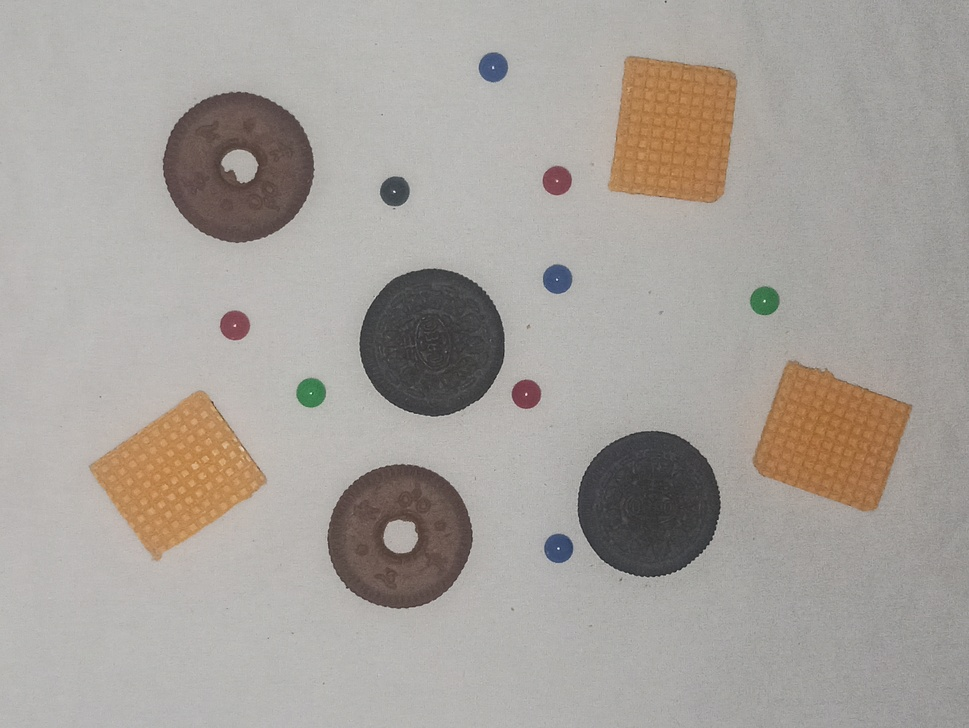
#> input picture Retos/Reto2-segmentacion-de-objetos/IMG_20240227_220027.jpg, 969 x 728 px, shrunk from 4624 x 3472 before the run, found by its file name
$ jupyter execute 'TIA 2  Segmentación de objetos.ipynb'
#> lines starting #> are read from the running program, lines starting #| are printed output that depends on the picture; after the words box and inside, x2 and y2 are one past the last pixel; in counts of white or black regions, pixels touching at a corner belong together
[cell 1]
#Connexión drive
from google.colab import drive
drive.mount('/content/drive')

[cell 2]
#librerías
import cv2
import numpy as np
import matplotlib.pyplot as plt

[cell 3]
#Cargando la imagen
Ruta = r'/content/drive/MyDrive/Semestre 8/ReconocimientoDePatrones/TIAS/IMG_20240227_220027.jpg'
Img = cv2.imread(Ruta)
#> Img is the input picture: shape (728, 969, 3); mean B, G, R 155.2, 160.8, 166.4
print('imagen de entrada')
plt.imshow(Img[:,:,[2,1,0]].astype('uint8'),vmin=0, vmax=255)
plt.colorbar()
plt.show()

**Análisis de canales para segmentación**

[cell 4]
#Extracción de canales HSV
ImgHsv = cv2.cvtColor(Img,cv2.COLOR_BGR2HSV)
#> ImgHsv: shape (728, 969, 3); mean H, S, V 24.3, 18.9, 166.8
Hue = ImgHsv[:,:,0]
Saturation = ImgHsv[:,:,1]
Value = ImgHsv[:,:,2]

# Extracción de canales RGB
Red = Img[:,:,2]
Green = Img[:,:,1]
Blue = Img[:,:,0]
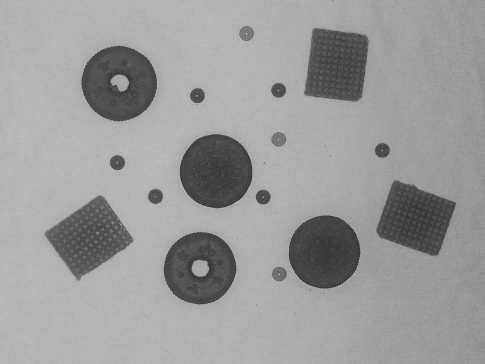
#> Blue: shape (728, 969) (shown at 1/2 size); min 22, max 255, mean 155.2

Gray = cv2.cvtColor(Img, cv2.COLOR_BGR2GRAY)

[cell 5]
# Imagen comparativa
filas, columnas = 2, 4
fig, axs = plt.subplots(filas, columnas, figsize=(15, 15))

titulos = ['Original', 'Rojo', 'Verde', 'Azul', 'Gris', 'Hue', 'Saturation', 'Value']
imagenes = [Img[:,:,[2,1,0]], Red, Green, Blue, Gray, Hue, Saturation, Value]
vmin_values = [ 0, 0, 0, 0, 0, 0, 0, 0]
vmax_values = [255, 255, 255, 255, 255, 179, 255, 255]
cmaps = [None,'gray','gray','gray','gray','hsv','gray','gray']

for i, (imagen, vmin, vmax, titulo, cmap) in enumerate(zip(imagenes, vmin_values, vmax_values, titulos, cmaps)):
    ax = axs[i // columnas, i % columnas]  # Calcular la posición de la subtrama
    im = ax.imshow(imagen.astype('uint8'), cmap=cmap, vmin=vmin, vmax=vmax)
    ax.set_title(titulo)
    fig.colorbar(im, ax=ax, shrink=0.3)  # Ajustar el tamaño del colorbar para que coincida con el tamaño de la subtrama
#> this loop made 8 passes
#> (vmax, titulo, cmap) on passes 1 to 8: (255, 'Original', None), (255, 'Rojo', 'gray'), (255, 'Verde', 'gray'), (255, 'Azul', 'gray'), (255, 'Gris', 'gray'), (179, 'Hue', 'hsv'), (255, 'Saturation', 'gray'), (255, 'Value', 'gray')

plt.tight_layout()
plt.show()

[cell 6]
#Segmentación de fondo
[fi, ci, chi] = Img.shape

##1. Debo crear una imagen con pixeles en ceros
MascaraNoFondo = np.zeros((fi,ci))

##2. Del análisis de la imagen comparativa, concluyo que el fondo se compone de los pixeles con una saturación < 80
##   Entonces para tener la imagen sin fondo necesito saturation < 90, este es mi "Máscara/Filtro"
MascaraNoFondo = Blue < 130
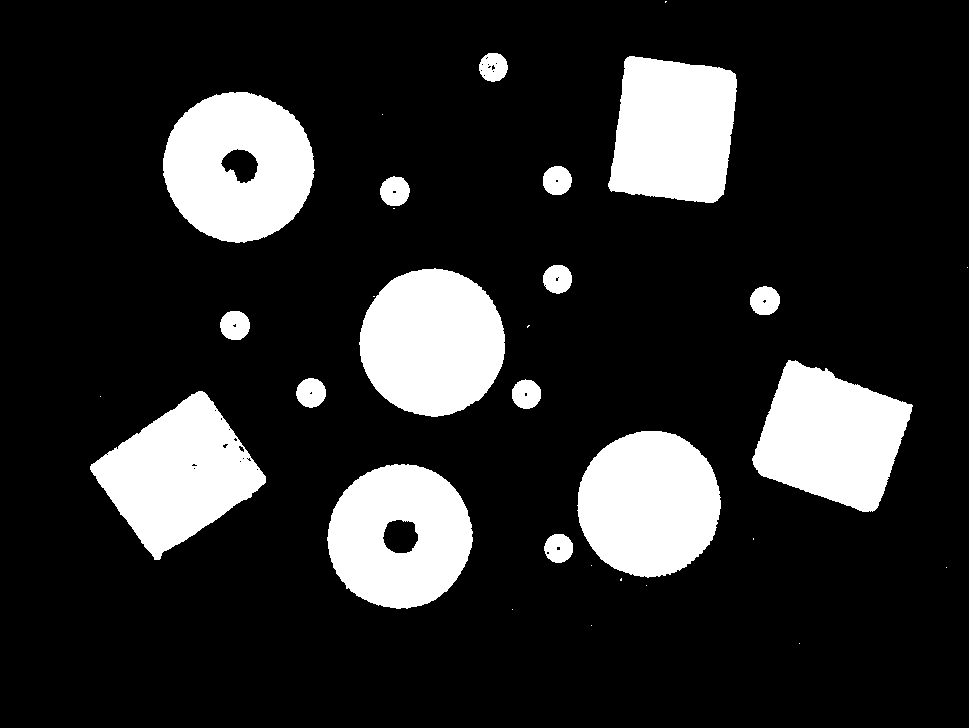
#> MascaraNoFondo: shape (728, 969) bool; 16.9% white; 31 white regions (15 under 20 px), largest, box (x1, y1, x2, y2) and area: (163, 92, 315, 243) 16869, (359, 268, 505, 417) 16836, (577, 431, 721, 578) 16427
ImgSinFondo = np.zeros((fi,ci,chi))
HueSinFondo = np.zeros((fi,ci,0))
ImgSinFondo[:,:,0] = Img[:,:,0] * MascaraNoFondo
ImgSinFondo[:,:,1] = Img[:,:,1] * MascaraNoFondo
ImgSinFondo[:,:,2] = Img[:,:,2] * MascaraNoFondo
HueSinFondo = Hue * MascaraNoFondo
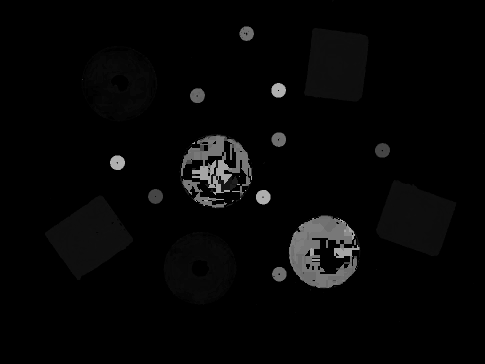
#> HueSinFondo: shape (728, 969) (shown at 1/2 size); min 0, max 179, mean 6.1

##3. Imprimo el resultado de la segmentación
print('Resultado de segmentación')
filas, columnas = 2, 2
fig, axs = plt.subplots(filas, columnas, figsize=(8, 8))

titulos = ['Original', 'Máscara', 'Sin fondo', 'Hue sin Fondo']
imagenes = [Img[:,:,[2,1,0]], MascaraNoFondo, ImgSinFondo[:,:,[2,1,0]], HueSinFondo]
vmin_values = [ 0, 0, 0, 0]
vmax_values = [255, 1, 255, 179,]
cmaps = [None,'gray', None,'hsv']

for i, (imagen, vmin, vmax, titulo, cmap) in enumerate(zip(imagenes, vmin_values, vmax_values, titulos, cmaps)):
    ax = axs[i // columnas, i % columnas]  # Calcular la posición de la subtrama
    im = ax.imshow(imagen.astype('uint8'), cmap=cmap, vmin=vmin, vmax=vmax)
    ax.set_title(titulo)
    fig.colorbar(im, ax=ax, shrink=0.8)  # Ajustar el tamaño del colorbar para que coincida con el tamaño de la subtrama
#> this loop made 4 passes

plt.tight_layout()
plt.show()

**Operaciones morfológicas** Limpieza / refinamieno de imágenes

[cell 7]
#Limpieza
#Aplicando operaciones morfológicas de apertura sobre la Máscara No fondo

#Llenado de contornos con tamaño menos a 20x20
Filled = cv2.getStructuringElement(cv2.MORPH_ELLIPSE,(20,20))

#Este es para cerrar
Opened = cv2.morphologyEx(MascaraNoFondo.astype('uint8'), cv2.MORPH_OPEN, Filled)
#> Opened: shape (728, 969); values 0 (black) and 1 (white), 15.9% white; 7 white regions, largest, box (x1, y1, x2, y2) and area: (361, 269, 506, 417) 16786, (164, 93, 315, 243) 16780, (579, 432, 721, 578) 16338
Closed = cv2.morphologyEx(Opened.astype('uint8'), cv2.MORPH_CLOSE, Filled)
#> Closed: shape (728, 969); values 0 (black) and 1 (white), 15.9% white; 7 white regions

ImgLimpia = np.zeros((fi,ci,chi))
ImgLimpia[:,:,2] = Img[:,:,2] * Closed
ImgLimpia[:,:,1] = Img[:,:,1] * Closed
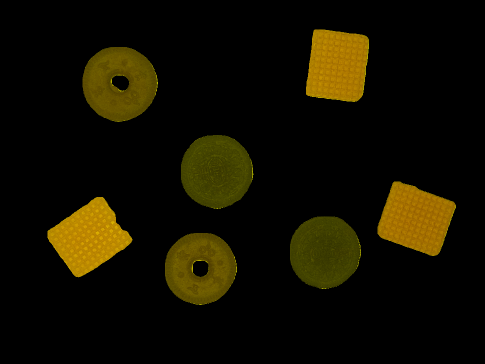
#> ImgLimpia: shape (728, 969, 3) float64 (shown at 1/2 size); mean B, G, R 0, 15.2, 19.1
ImgLimpia[:,:,0] = Img[:,:,0] * Closed

##3. Imprimo el resultado de la segmentación
print('Resultado de segmentación')
filas, columnas = 1, 3
fig, axs = plt.subplots(filas, columnas, figsize=(12, 12))

titulos = ['Original', 'Máscara', 'Imagen limpia']
imagenes = [Img[:,:,[2,1,0]], Closed, ImgLimpia[:,:,[2,1,0]]]
vmin_values = [ 0, 0, 0]
vmax_values = [255, 1, 255]
cmaps = [None,'gray', None]

axs = axs.reshape(filas, columnas)

for i, (imagen, vmin, vmax, titulo, cmap) in enumerate(zip(imagenes, vmin_values, vmax_values, titulos, cmaps)):
    ax = axs[i // columnas, i % columnas]  # Calcular la posición de la subtrama
    im = ax.imshow(imagen.astype('uint8'), cmap=cmap, vmin=vmin, vmax=vmax)
    ax.set_title(titulo)
    fig.colorbar(im, ax=ax, shrink=0.25)  # Ajustar el tamaño del colorbar para que coincida con el tamaño de la subtrama
#> this loop made 3 passes
#> (vmax, titulo, cmap) on passes 1 to 3: (255, 'Original', None), (1, 'Máscara', 'gray'), (255, 'Imagen limpia', None)

plt.tight_layout()
plt.show()
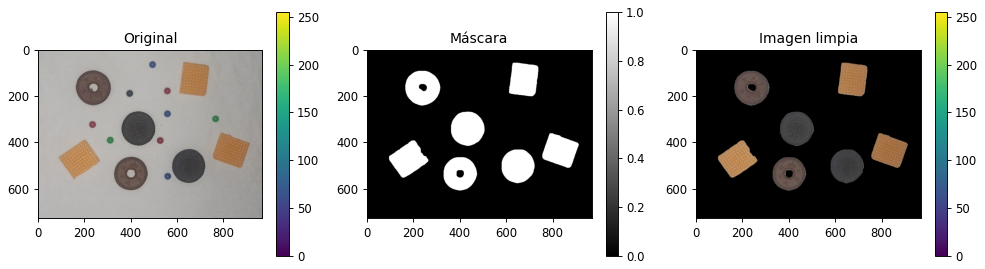
#> figure drawn by matplotlib, 6 panels

[cell 8]
#Número de contornos en la imagen
(contornos,_) =cv2.findContours(Closed.astype('uint8'), cv2.RETR_EXTERNAL, cv2.CHAIN_APPROX_SIMPLE)
#> contornos = 7 contours; box (x1, y1, x2, y2) and area: (165, 94, 316, 244) 17388, (362, 270, 507, 418) 16551, (580, 433, 722, 578) 16108, (330, 466, 474, 610) 16082, (755, 363, 912, 512) 15421, (95, 394, 265, 555) 15372, (612, 59, 738, 204) 15132
# cv2.RETR_EXTERNAL, con esto solo se toman los contornos más externos,
#      ej: una oreo de huequito es un ejemplo, para reconocerla necesitamos el contorno más externo
# cv2.CHAIN_APPROX_SIMPLE, con esto el contorno se aproxima a una región geomeétrica simple,
#      ej: para reconocer una forma cuadrada solo se necesitan 4 puntos
print(f'Hay {str(len(contornos))} contornos en la Imagen.')
#| Hay 7 contornos en la Imagen.

[cell 9]
# Imagenes para conteo de galletas

# Extracción de canales HSV
ImgHsv2 = cv2.cvtColor(ImgLimpia.astype('uint8'),cv2.COLOR_BGR2HSV)
#> ImgHsv2: shape (728, 969, 3); mean H, S, V 5, 11.9, 19.2
Hue2 = ImgHsv2[:,:,0]
Saturation2 = ImgHsv2[:,:,1]
Value2 = ImgHsv2[:,:,2]

# Extracción de canales RGB
Red2 = ImgLimpia[:,:,2]
Green2 = ImgLimpia[:,:,1]
Blue2 = ImgLimpia[:,:,0]

[cell 10]
def conteoGalletas(elemento,mi,ma,texto):
  #Mejorando resultado con apertura y cierre
  kernel = cv2.getStructuringElement(cv2.MORPH_ELLIPSE,(ma,ma))
  elemento_1 = cv2.morphologyEx(elemento.astype('uint8'), cv2.MORPH_CLOSE, kernel)
  kernel2 = cv2.getStructuringElement(cv2.MORPH_ELLIPSE,(mi,mi))
  elemento_2= cv2.morphologyEx(elemento_1.astype('uint8'), cv2.MORPH_OPEN, kernel2)
  #Conteo de elementos
  (Bordes_elemento,_) =cv2.findContours(elemento_2, cv2.RETR_EXTERNAL, cv2.CHAIN_APPROX_SIMPLE)
  if len(Bordes_elemento)>0:
    print(f'{str(len(Bordes_elemento))} {texto}')

[cell 11]
#Conteo de Galletas
wafer = (10 < Hue2)*(Hue2 < 30)*(Value2 > 140)
#> wafer: shape (728, 969) bool; 6.6% white; 72 white regions (68 under 20 px), largest, box (x1, y1, x2, y2) and area: (95, 394, 265, 555) 15557, (755, 363, 912, 512) 15415, (612, 59, 738, 204) 15304, (313, 157, 316, 169) 20
Milo = (5 < Hue2) * (Hue2 < 10) * (Saturation2 < 70) * (Saturation2 > 50)
#> Milo: shape (728, 969) bool; 1.9% white; 109 white regions (89 under 20 px), largest, box (x1, y1, x2, y2) and area: (330, 470, 460, 608) 8090, (174, 112, 298, 192) 3081, (242, 198, 290, 226) 494
Oreo = (Saturation2 < 10) * (Saturation2 > 0)
#> Oreo: shape (728, 969) bool; 2.1% white; 120 white regions (96 under 20 px), largest, box (x1, y1, x2, y2) and area: (376, 270, 507, 390) 6060, (588, 437, 720, 578) 5976, (366, 358, 454, 418) 1306
bRojas = (Hue2 > 170) * (Red2 > 120)
#> bRojas: shape (728, 969) bool; every value is 0
bVerdes = (Hue2 > 45) * (Hue2 < 70) * (Green2 > 100)
bAzules = (Hue2 > 110) * (Hue2 < 120) * (Blue2 > 100)
bNegra =  (Saturation2 > 25) * (Saturation2 < 40) * (Hue2 > 81) * (Hue2 < 103)

print(f'En la imagen Hay: ')
conteoGalletas(wafer,50,80,'galletas Wafer')
#> in conteoGalletas, `(Bordes_elemento,_) =cv2.findContours(elemento_2, cv2.RETR_EXTERNAL, c..`: Bordes_elemento = 3 contours; box (x1, y1, x2, y2) and area: (757, 368, 907, 509) 14993, (100, 400, 257, 550) 14876, (615, 61, 739, 204) 14756
#| 3 galletas Wafer
conteoGalletas(Milo,10,30,'galletas Milo')
#> in conteoGalletas (call 2), `(Bordes_elemento,_) =cv2.findContours(elemento_2, cv2.RETR_EXTERNAL, c..`: Bordes_elemento = 2 contours; box (x1, y1, x2, y2) and area: (332, 472, 466, 609) 13847, (172, 108, 300, 234) 11192
#| 2 galletas Milo
conteoGalletas(Oreo,10,30,'galletas Oreo')
#> call 3 of conteoGalletas, with mi = 10, ma = 30, texto = 'galletas Oreo'
#> in conteoGalletas (call 3), `elemento_2= cv2.morphologyEx(elemento_1.astype('uint8'), cv2.MORPH_OPE..`:
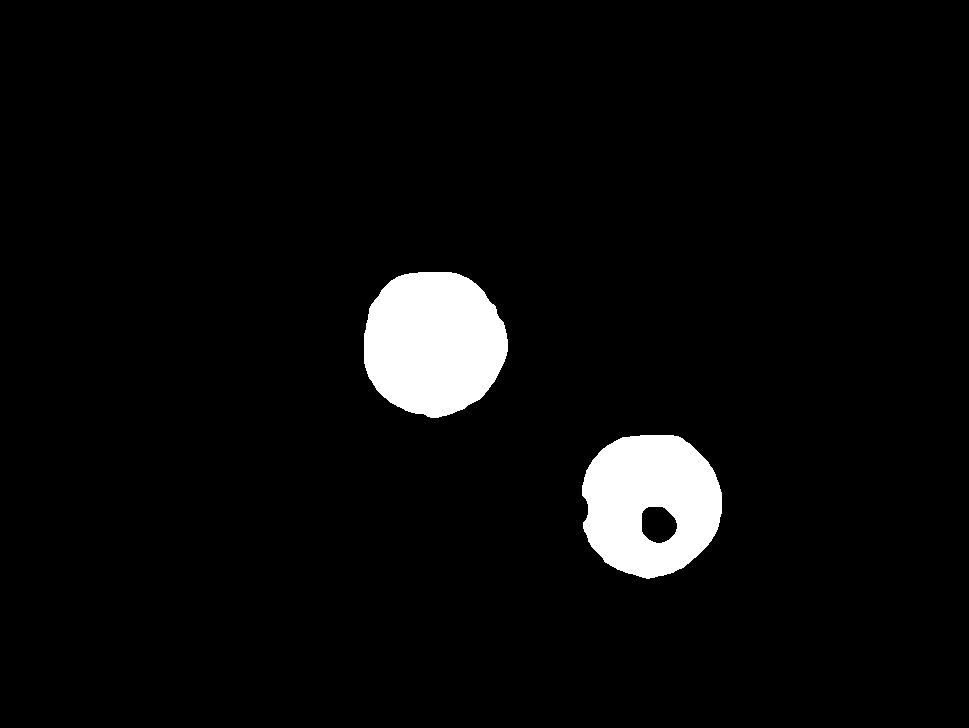
#> elemento_2: shape (728, 969); values 0 (black) and 1 (white), 4.5% white; 2 white regions
#> in conteoGalletas (call 3), `(Bordes_elemento,_) =cv2.findContours(elemento_2, cv2.RETR_EXTERNAL, c..`: Bordes_elemento = 2 contours; box (x1, y1, x2, y2) and area: (364, 272, 508, 418) 16348, (582, 435, 722, 579) 15757
#| 2 galletas Oreo
conteoGalletas(bRojas,20,100,'bolas Rojas')
conteoGalletas(bVerdes,20,100,'bolas Verdes')
conteoGalletas(bAzules,30,80,'bolas Azules')
conteoGalletas(bNegra,20,80,'bola Negra')

$ run again, with Retos/Reto2-segmentacion-de-objetos/IMG_20240227_215717.jpg copied over Retos/Reto2-segmentacion-de-objetos/IMG_20240227_220027.jpg
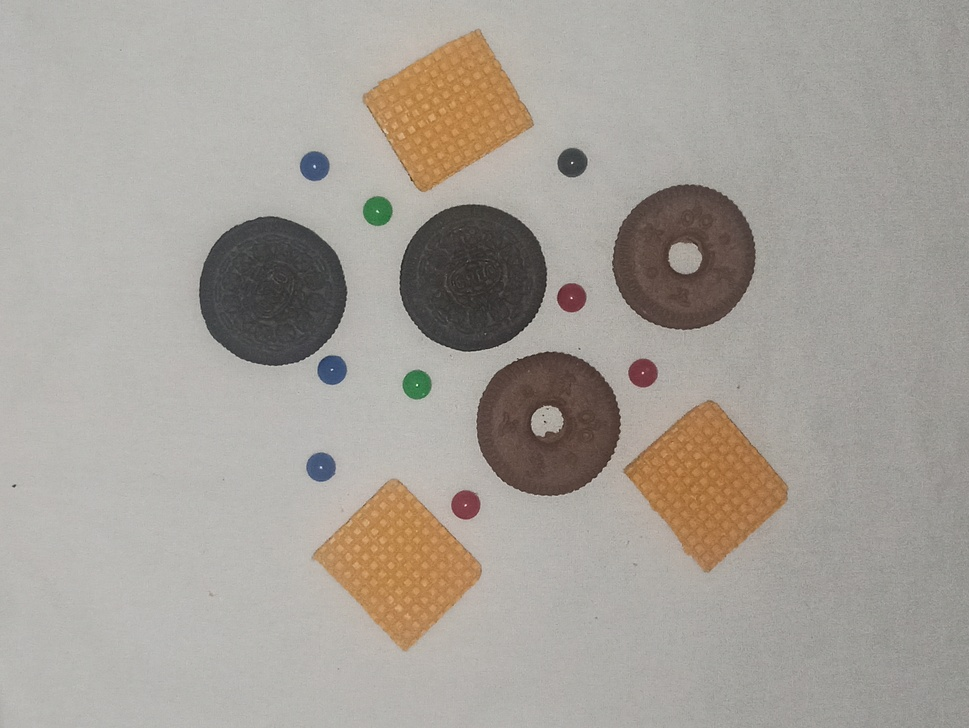
#> input picture Retos/Reto2-segmentacion-de-objetos/IMG_20240227_215717.jpg, 969 x 728 px, shrunk from 4624 x 3472 before the run, found by its file name
#> Img is the input picture: shape (728, 969, 3); mean B, G, R 152.6, 159.9, 165.6
#> ImgHsv: shape (728, 969, 3); mean H, S, V 23.3, 21.6, 165.9
#> the loop `for i, (imagen, vmin, vmax, titulo, cmap) in enumerate(zip(imagenes, v..` made 8 passes
#> (vmax, titulo, cmap) on passes 1 to 8: (255, 'Original', None), (255, 'Rojo', 'gray'), (255, 'Verde', 'gray'), (255, 'Azul', 'gray'), (255, 'Gris', 'gray'), (179, 'Hue', 'hsv'), (255, 'Saturation', 'gray'), (255, 'Value', 'gray')
#> `MascaraNoFondo = Blue < 130`:
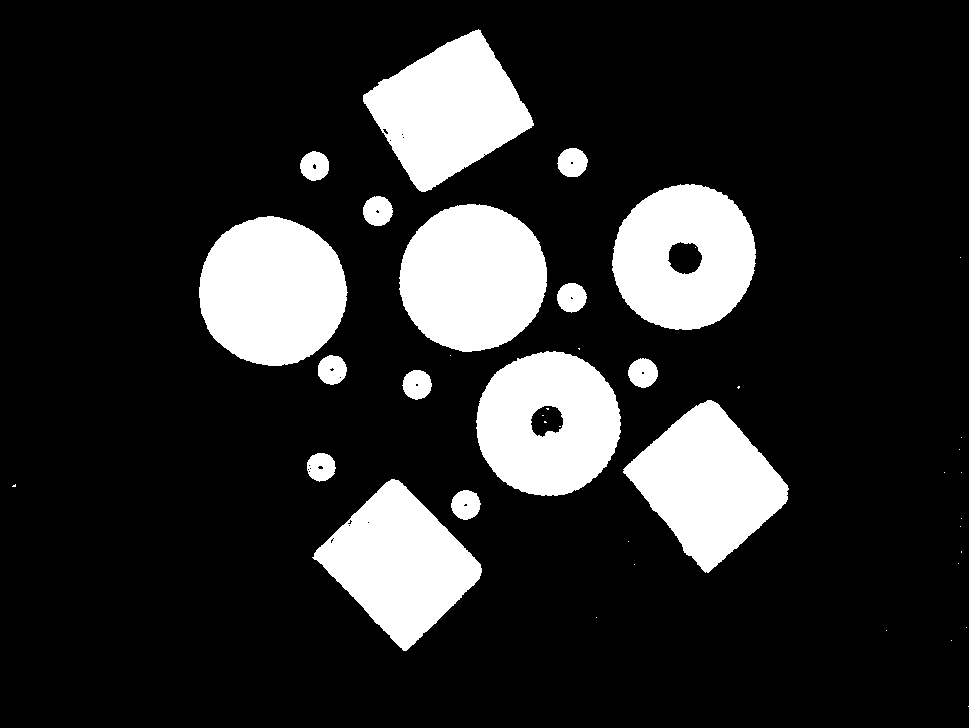
#> MascaraNoFondo: shape (728, 969) bool; 16.8% white; 41 white regions (25 under 20 px), largest, box (x1, y1, x2, y2) and area: (199, 216, 348, 366) 17276, (399, 204, 547, 352) 17053, (623, 400, 789, 573) 15686
#> the loop `for i, (imagen, vmin, vmax, titulo, cmap) in enumerate(zip(imagenes, v..` made 4 passes
#> Opened: shape (728, 969); values 0 (black) and 1 (white), 15.8% white; 7 white regions, largest, box (x1, y1, x2, y2) and area: (200, 217, 347, 367) 17240, (401, 205, 548, 353) 16998, (627, 402, 788, 570) 15567
#> Closed: shape (728, 969); values 0 (black) and 1 (white), 15.8% white; 7 white regions
#> the loop `for i, (imagen, vmin, vmax, titulo, cmap) in enumerate(zip(imagenes, v..` made 3 passes
#> (vmax, titulo, cmap) on passes 1 to 3: (255, 'Original', None), (1, 'Máscara', 'gray'), (255, 'Imagen limpia', None)
#> contornos = 7 contours; box (x1, y1, x2, y2) and area: (201, 218, 348, 367) 17008, (402, 206, 549, 353) 16758, (479, 353, 622, 497) 16114, (615, 186, 757, 331) 16054, (627, 403, 789, 570) 15378, (367, 34, 533, 191) 15216, (318, 482, 483, 648) 15000
#| Hay 7 contornos en la Imagen.
#> ImgHsv2: shape (728, 969, 3); mean H, S, V 3.5, 12.9, 19
#> wafer: shape (728, 969) bool; 6.6% white; 83 white regions (73 under 20 px), largest, box (x1, y1, x2, y2) and area: (367, 34, 533, 191) 15374, (628, 403, 789, 570) 15339, (318, 482, 483, 648) 15166
#> Milo: shape (728, 969) bool; 1.3% white; 477 white regions (450 under 20 px), largest, box (x1, y1, x2, y2) and area: (615, 192, 755, 324) 5246, (479, 402, 508, 462) 546, (533, 460, 562, 486) 270
#> Oreo: shape (728, 969) bool; 1.2% white; 137 white regions (118 under 20 px), largest, box (x1, y1, x2, y2) and area: (220, 284, 330, 367) 2504, (288, 224, 348, 321) 1763, (204, 218, 298, 272) 1555
#> bRojas: shape (728, 969) bool; every value is 0
#> bVerdes: shape (728, 969) bool; 0% white in thin lines or dots, all inside (x1, y1, x2, y2) = (210, 230, 320, 334)
#> elemento_1: shape (728, 969); values 0 (black) and 1 (white), 9.4% white; 14 white regions (8 under 20 px), largest, box (x1, y1, x2, y2) and area: (466, 342, 790, 570) 28987, (368, 29, 533, 191) 15490, (319, 483, 483, 648) 15354, (665, 198, 758, 333) 6649, (541, 259, 549, 305) 67, (345, 285, 349, 310) 36
#> elemento_2: shape (728, 969); values 0 (black) and 1 (white), 8.7% white; 4 white regions
#> Bordes_elemento = 4 contours; box (x1, y1, x2, y2) and area: (504, 400, 786, 564) 25719, (371, 37, 527, 185) 14835, (324, 486, 477, 642) 14727, (676, 221, 758, 307) 5172
#| 4 galletas Wafer
#> elemento_1: shape (728, 969); values 0 (black) and 1 (white), 4% white; 2 white regions, box (x1, y1, x2, y2) and area: (616, 187, 755, 329) 14528, (480, 354, 621, 496) 13702
#> elemento_2: shape (728, 969); values 0 (black) and 1 (white), 4% white; 2 white regions
#> Bordes_elemento = 2 contours; box (x1, y1, x2, y2) and area: (617, 188, 756, 330) 15287, (481, 355, 621, 496) 15191
#| 2 galletas Milo
#> elemento_1: shape (728, 969); values 0 (black) and 1 (white), 3% white; 6 white regions (4 under 20 px), largest, box (x1, y1, x2, y2) and area: (202, 219, 349, 367) 17099, (403, 242, 518, 353) 4330
#> in conteoGalletas (call 3), `elemento_2= cv2.morphologyEx(elemento_1.astype('uint8'), cv2.MORPH_OPE..`:
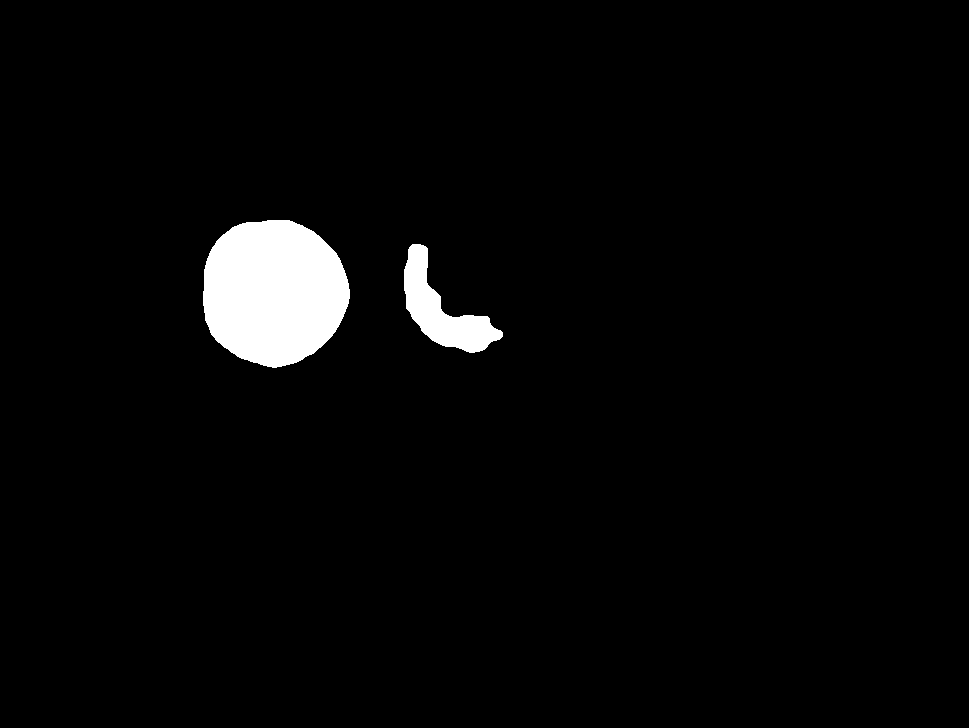
#> elemento_2: shape (728, 969); values 0 (black) and 1 (white), 3% white; 2 white regions
#> Bordes_elemento = 2 contours; box (x1, y1, x2, y2) and area: (203, 220, 350, 368) 16852, (404, 244, 503, 353) 4040
#| 2 galletas Oreo
#> elemento_1: shape (728, 969); values 0 (black) and 1 (white), 0% white in thin lines or dots, all inside (x1, y1, x2, y2) = (319, 236, 320, 237)
